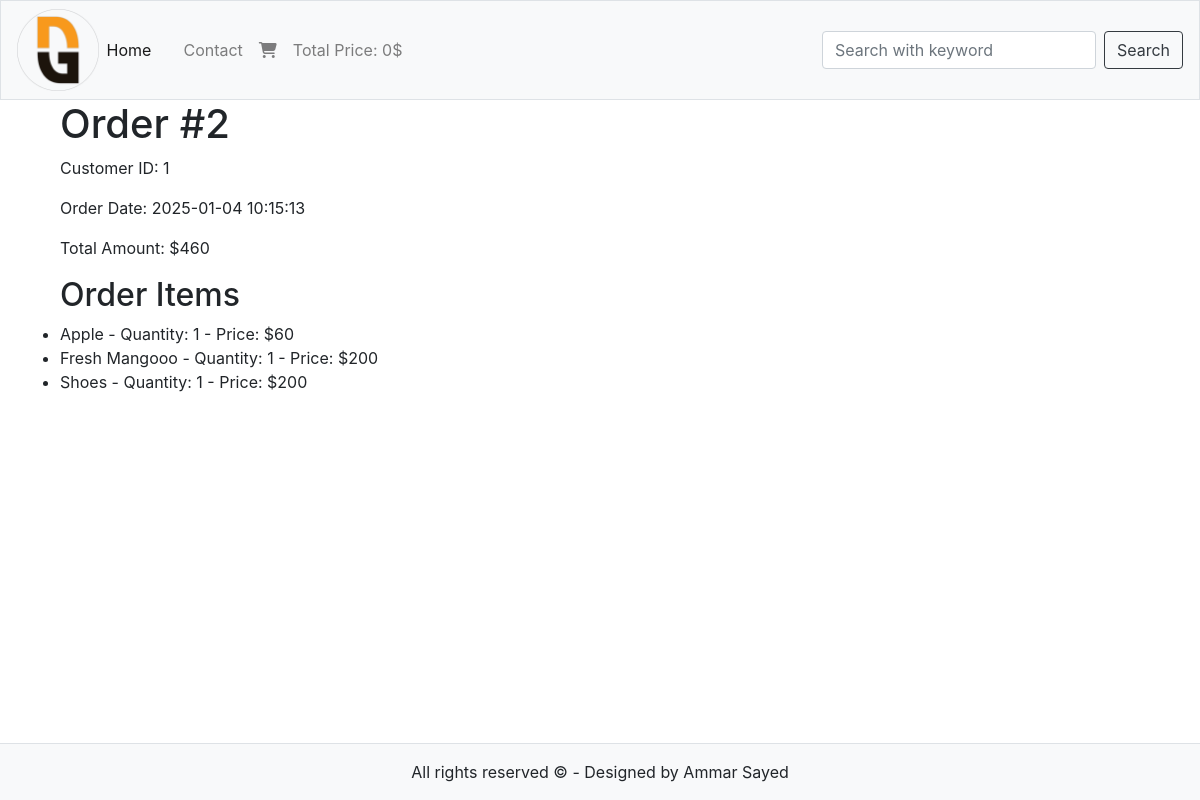
The app's page /users/single_order.php?order_id=2 (signed in) with its own data.
### tables this page shows
CREATE TABLE `orders` (
  `usr_id` int(11) NOT NULL,
  `amount_due` int(11) NOT NULL,
  `inv_number` varchar(100) NOT NULL,
  `total_products` int(11) NOT NULL,
  `order_date` timestamp NOT NULL DEFAULT current_timestamp() ON UPDATE current_timestamp(),
  `order_status` varchar(100) NOT NULL,
  `order_id` int(11) NOT NULL
);

CREATE TABLE `pending_orders` (
  `usr_id` int(11) NOT NULL,
  `inv_number` varchar(100) NOT NULL,
  `pr_id` int(11) NOT NULL,
  `pr_qty` int(11) NOT NULL,
  `order_status` varchar(100) NOT NULL
);

CREATE TABLE `products` (
  `pr_id` int(11) NOT NULL,
  `pr_title` varchar(100) NOT NULL,
  `pr_description` varchar(255) NOT NULL,
  `pr_keywords` varchar(255) NOT NULL,
  `cat_id` int(11) NOT NULL,
  `br_id` int(11) NOT NULL,
  `pr_img1` varchar(255) NOT NULL,
  `pr_img2` varchar(255) NOT NULL,
  `pr_img3` varchar(255) NOT NULL,
  `pr_price` double NOT NULL,
  `date` timestamp NOT NULL DEFAULT current_timestamp() ON UPDATE current_timestamp(),
  `status` varchar(100) NOT NULL
);

### users/single_order.php (the view, shortened to what this page needs)
<?php
include("../functions/common_function.php");
$order_id = isset($_GET['order_id']) ? intval($_GET['order_id']) : 0;
$stmt = $con->prepare("SELECT * FROM orders WHERE order_id = ?");
$stmt->bind_param("i", $order_id);
$stmt->execute();
$result = $stmt->get_result();
$result_items = null;
?>
<!DOCTYPE html>
<html lang="en" class="h-100">
<head>
    <link rel="stylesheet" href="https://cdn.jsdelivr.net/npm/bootstrap@4.6.2/dist/css/bootstrap.min.css">
    <link rel="stylesheet" href="https://cdnjs.cloudflare.com/ajax/libs/font-awesome/6.7.2/css/all.min.css" />
    <link rel="stylesheet" href="../style.css">
</head>
<body class=" d-flex flex-column h-100">
    <nav class=" navbar navbar-expand-lg navbar-light border bg-light">
        <img class="logo" src="../images/ng.png" alt="logo">
        <div class="collapse navbar-collapse" id="navbarSupportedContent">
            <ul class="navbar-nav mr-auto ">
                <li class="nav-item active">
                    <a class="nav-link" href="../index.php">Home <span class="sr-only">(current)</span></a>
                </li>
                <li class="nav-item">
                    <a class="nav-link" href="./register.php">
                    </a>
                </li>
                <li class="nav-item">
                    <a class="nav-link" href="#">Contact</a>
                </li>
                <li class="nav-item">
                    <a class="nav-link" href="../cart.php"><i class="fa-solid fa-cart-shopping"></i>
                    </a>
                </li>
                <li class="nav-item">
                    <a class="nav-link" href="#">Total Price: <?php print_r(get_cart_total() . "$")  ?></a>
                </li>
            </ul>
            <form class="form-inline my-2 my-lg-0">
                <input class="form-control mr-sm-2" type="search" placeholder="Search with keyword" aria-label="Search" name="keywords">
                <input type="submit" value="Search" class="btn btn-outline-dark">
            </form>
        </div>
    </nav>
    <div class="container container-fluid">
        <div class="container">
            <?php
            if ($result->num_rows > 0) {
                $order = $result->fetch_assoc();
                echo "<h1>Order #" . $order['order_id'] . "</h1>";
                echo "<p>Customer ID: " . $order['usr_id'] . "</p>";
                echo "<p>Order Date: " . $order['order_date'] . "</p>";
                echo "<p>Total Amount: $" . $order['amount_due'] . "</p>";
            ?>
            <?php
                $inv_number = $order['inv_number'];
                $sql_items = "SELECT * FROM `pending_orders`
                JOIN products ON pending_orders.pr_id = products.pr_id
                WHERE inv_number = ?";
                $stmt_items = $con->prepare($sql_items);
                $stmt_items->bind_param("i", $inv_number);
                $stmt_items->execute();
                $result_items = $stmt_items->get_result();
            }
            if ($stmt_items->error) {
                echo "<p>Error fetching order items: " . $stmt_items->error . "</p>";
            } else if ($result_items->num_rows > 0) {
                if ($result_items->num_rows > 0) {
                    echo "<h2>Order Items</h2>";
                    echo "<ul>";
                    while ($item = $result_items->fetch_assoc()) {
                        echo "<li>" . $item['pr_title'] . " - Quantity: " . $item['pr_qty'] . " - Price: $" . $item['pr_price'] . "</li>";
                    }
                    echo "</ul>";
                } else {
                    echo "<p>No items found for this order.</p>";
                }
            } else {
                echo "<p>Order not found.</p>";
            }
            ?>
        </div>
    </div>
</body>
<?php
include("../footer.php");
?>
</html>

### style.css (style rules this page uses)
* { margin: 0; padding: 0; box-sizing: border-box; }
img.logo { width: 7%; }

### records on screen
orders: order_id "2", usr "1", order_date "2025-01-04 10:15:13", amount_due "460"
pending_orders: pr.pr_title "Apple", pr_qty "1", pr.pr_price "60"
pending_orders: pr.pr_title "Fresh Mangooo", pr_qty "1", pr.pr_price "200"
pending_orders: pr.pr_title "Shoes", pr_qty "1", pr.pr_price "200"
